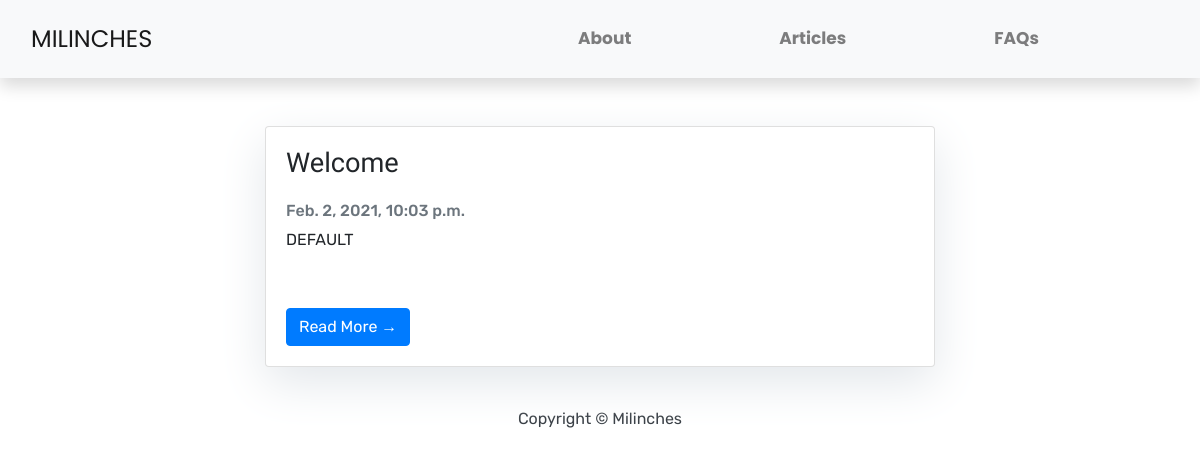
/articles/, run on an earlier commit of the app's database.
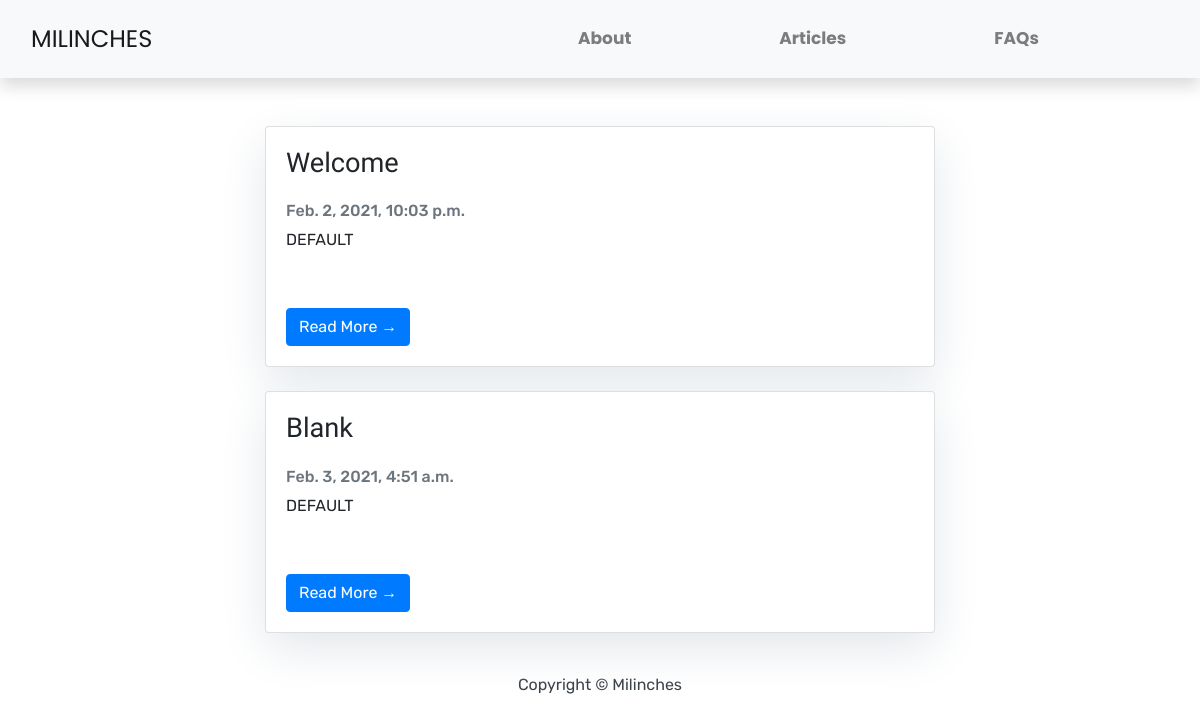
And on a later commit of the database.
### blog/models.py (models this page shows, shortened)
class Articles(models.Model):
    title = models.CharField(max_length=100)
    slug = models.SlugField(unique=True)
    body = models.TextField()
    updated_on = models.DateTimeField(auto_now_add=True)
    created_on = models.DateTimeField(auto_now_add=True)
    status = models.IntegerField(choices=STATUS, default=0)
    class Meta:
        ordering = ['-created_on']

### blog/views.py (the view)
# urls.py: path('', views.ArticleList.as_view(), name='article'),
class ArticleList(generic.ListView):
    queryset = Articles.objects.filter(status=1).order_by('created_on')
    context_object_name = 'article_list'
    template_name = 'blog/article_list.html'
    paginate_by = 2

### blog/templates/blog/article_list.html (shortened to what this page needs)
{% extends 'base.html' %}
{% block content %}
<div class="col-md-7 mt-5 mx-auto">
{% for article in article_list %}
            <div class="card mb-4">
                <div class="card-body">
                    <h2 class="card-title">{{ article.title }}</h2>
                    <p class="card-text text-muted h6">{{ article.created_on}}</p>
                    <p class="card-text">{{article.body| truncatechars:400 | safe }}</p>
                    <a href="{% url 'blog:detail' article.slug  %}" class="btn btn-primary">Read More &rarr;</a>
                </div>
            </div>
{% endfor %}
</div>
{% endblock %}

What changed in the data, as far as the page shows it:
added Articles: title "Blank", created_on "Feb. 3, 2021, 4:51 a.m.", body "DEFAULT"
